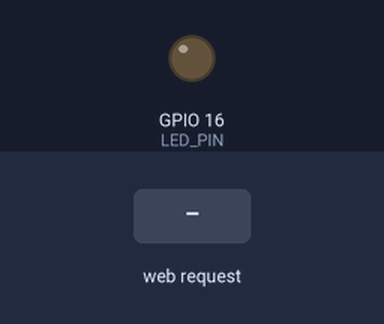
A sketch run on a simulated ESP8266 (NodeMCU). Shown: output pins drawn as LEDs (lit = HIGH). The inputs (shaded band) are chosen by the test bench. WiFi joins after 1.5 s; servers stay silent unless stated; what the sketch prints to the serial monitor is not drawn.

Above: at 2.7 s.
2.8 s: HTTP request GET /toggle received
At 3.3 s:
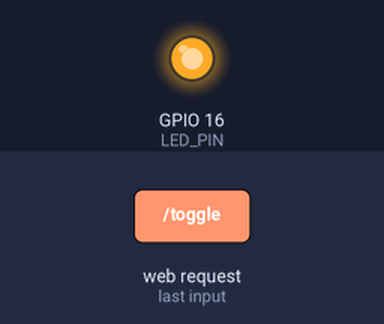
4.3 s: HTTP request GET /off received
At 5.5 s:
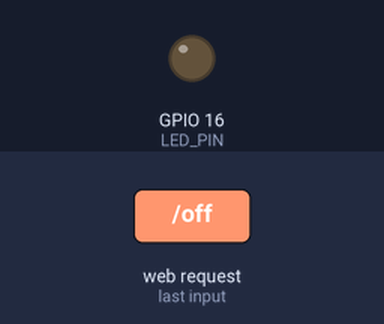
5.8 s: HTTP request GET /on received
At 6.7 s:
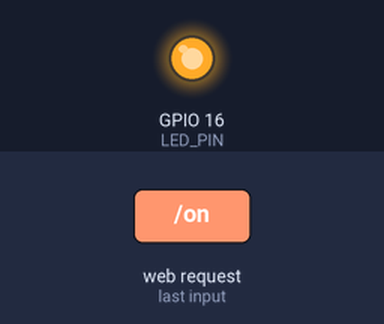
Timing chart, 0 to 8.8 s (numbered marks = the images above; inputs shaded):
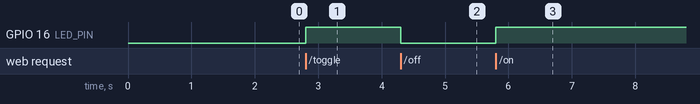

The sketch:

mentorboard.ino
```cpp
#include <ESP8266WiFi.h>          //https://github.com/esp8266/Arduino
#include <DNSServer.h>
#include <ESP8266WebServer.h>
#include <WiFiManager.h>

const int LED_PIN = 16;

WiFiManager wm;
ESP8266WebServer server(80);
bool ledStatus = false;

void setup() {
    Serial.begin(115200);

    bool res;
    String apName = String("MentorBoard-");
    apName.concat(wm.getWiFiHostname());
    res = wm.autoConnect(apName.c_str(), "mentorboard");

    if(!res) {
      Serial.println("*wm:Failed to connect");
    }
    else {
      Serial.printf("*wm:Succesfully Connected\n");
    }

    /*
     * LED setup
     */
    pinMode(LED_PIN, OUTPUT);
    digitalWrite(LED_PIN, LOW);

    /*
     * Server setup
     */
    server.on("/health", []() {
      String status = String("{\"healthcheck\": \"UP\", \"hostname\": \"MentorBoard-");
      status.concat(wm.getWiFiHostname());
      status.concat("\"}");

      server.sendHeader("Access-Control-Allow-Origin", "*");
      server.send(200, "application/json", status);
    });
    server.on("/status", []() {
      String status = String("{\"status\": ");
      status.concat(ledStatus ? "true" : "false");
      status.concat("}");
      server.send(200, "application/json", getJsonLedStatus());
    });

    server.on("/toggle", []() {
      setLedStatus(!ledStatus);
      server.send(200, "application/json", getJsonLedStatus());
    });

    server.on("/on", []() {
      setLedStatus(true);
      server.send(200, "application/json", getJsonLedStatus());
    });

    server.on("/off", []() {
      setLedStatus(false);
      server.send(200, "application/json", getJsonLedStatus());
    });

    server.onNotFound([]() {
      server.send(404, "text/plain", "Error");
    });
    server.begin();
    Serial.printf("*sv:Server started\n");
}

void setLedStatus(bool status) {
  if(status) {
    digitalWrite(LED_PIN, HIGH);
  } else {
    digitalWrite(LED_PIN, LOW);
  }
  ledStatus = status;
}

String getJsonLedStatus() {
  String status = String("{\"status\": ");
  status.concat(ledStatus ? "true" : "false");
  status.concat("}");

  return status;
}

void loop() {
  server.handleClient();
}
```

Measured:
- after the input at 2.8 s, GPIO 16 (LED_PIN): LOW → HIGH at once
- after the input at 4.3 s, GPIO 16 (LED_PIN): HIGH → LOW at once
- after the input at 5.8 s, GPIO 16 (LED_PIN): LOW → HIGH at once
